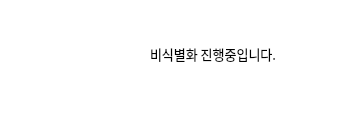
<?xml version="1.0" encoding="UTF-8"?>
<ui version="4.0">
 <class>Dialog</class>
 <widget class="QDialog" name="Dialog">
  <property name="geometry">
   <rect>
    <x>0</x>
    <y>0</y>
    <width>354</width>
    <height>115</height>
   </rect>
  </property>
  <property name="windowTitle">
   <string>Dialog</string>
  </property>
  <property name="autoFillBackground">
   <bool>false</bool>
  </property>
  <property name="styleSheet">
   <string notr="true">background-color: white</string>
  </property>
  <widget class="QLabel" name="gifLabel">
   <property name="geometry">
    <rect>
     <x>0</x>
     <y>0</y>
     <width>111</width>
     <height>111</height>
    </rect>
   </property>
   <property name="text">
    <string/>
   </property>
  </widget>
  <widget class="QLabel" name="label">
   <property name="geometry">
    <rect>
     <x>150</x>
     <y>46</y>
     <width>151</width>
     <height>16</height>
    </rect>
   </property>
   <property name="font">
    <font>
     <family>Agency FB</family>
     <pointsize>10</pointsize>
    </font>
   </property>
   <property name="text">
    <string>비식별화 진행중입니다.</string>
   </property>
  </widget>
 </widget>
 <resources/>
 <connections/>
</ui>
